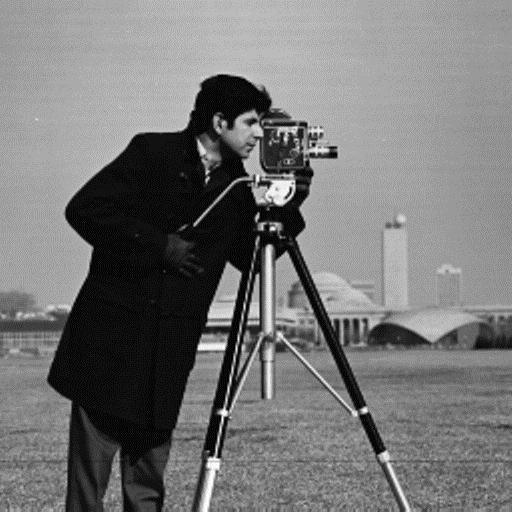
#> input picture Procesamiento multimedial/highboost/cameraman.jpg, 512 x 512 px, found by its file name
$ jupyter execute Untitled2.ipynb
#> lines starting #> are read from the running program, lines starting #| are printed output that depends on the picture
[cell 1]
import cv2 as cv
import numpy as np

[cell 2]
original = cv.imread('cameraman.jpg')
#> original is the input picture: shape (512, 512, 3); min 0, max 255, mean 117.9
bn = cv.cvtColor(original, cv.COLOR_BGR2GRAY)

rows, cols = bn.shape
#> rows = 512; cols = 512

A = 1
mask = [[-1, -1, -1], [-1, 4, -1], [-1, -1, -1]]

[cell 3]
for i in range(rows):
    for j in range(cols):
        if (i > 1 and i < rows - 1) and (j > 1 and j < cols - 1):
            acc = 0
            acc += (bn.item(i-1, j-1) * 0)
            acc += (bn.item(i-1, j) * -1)
            acc += (bn.item(i-1, j+1) * 0)
            acc += (bn.item(i, j-1) * -1)
            acc += (bn.item(i, j) * A + 4)
            acc += (bn.item(i, j+1) * -1)
            acc += (bn.item(i+1, j-1) * 0)
            acc += (bn.item(i+1, j) * -1)
            acc += (bn.item(i+1, j+1) * 0)
            acc /= 9
            bn.itemset((i, j), bn.item(i, j) - acc)
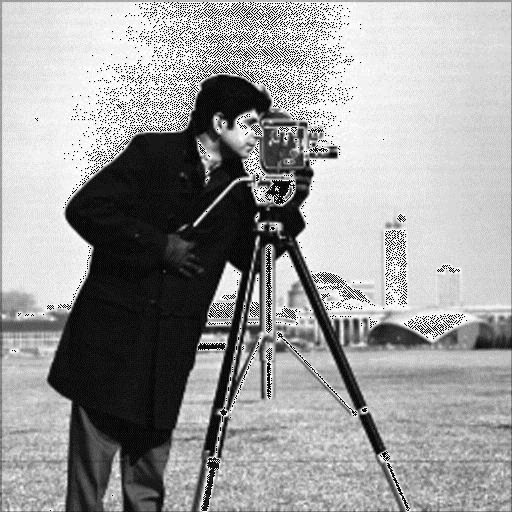
#> bn: shape (512, 512); min 0, max 255, mean 155.4
